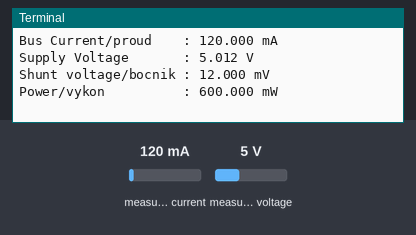
The program below on a simulated Raspberry Pi (BCM pin numbers). Shown: the last lines printed to the terminal. The inputs (shaded band) are chosen by the test bench; at power-on: measured current 120 mA, measured voltage 5 V. The clock reads 2024-03-15 10:24:30 at power-on unless the program sets it.

Above: at 1.2 s.
1.3 s: measured current set to 40 mA
At 2.6 s:
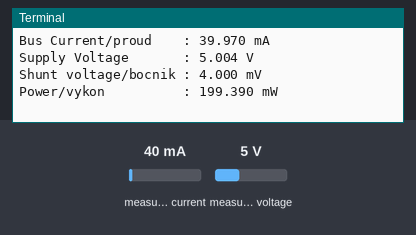
2.8 s: measured voltage set to 0.3 V
At 3.4 s:
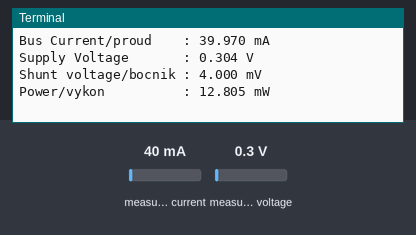
4.3 s: measured current set to 500 mA
At 5.4 s:
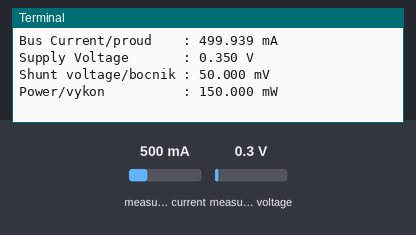
Timing chart, 0 to 7.3 s (numbered marks = the images above; inputs shaded):
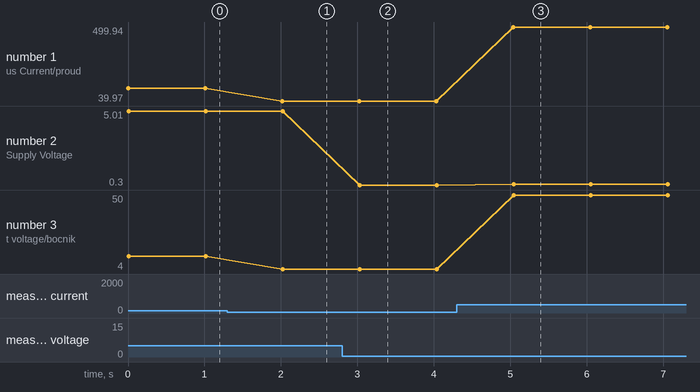

The program:

ina219.py
```python
# (licence header left out)
"""
This library supports the INA219 current and power monitor
from Texas Instruments with a Raspberry Pi using the I2C bus.

"""

import logging
import time
from math import trunc

import Adafruit_GPIO.I2C as I2C


class INA219:

    RANGE_16V = 0  # Range 0-16 volts
    RANGE_32V = 1  # Range 0-32 volts

    GAIN_1_40MV = 0  # Maximum shunt voltage 40mV
    GAIN_2_80MV = 1  # Maximum shunt voltage 80mV
    GAIN_4_160MV = 2  # Maximum shunt voltage 160mV
    GAIN_8_320MV = 3  # Maximum shunt voltage 320mV
    GAIN_AUTO = -1  # Determine gain automatically

    ADC_9BIT = 0  # 9-bit conversion time  84us.
    ADC_10BIT = 1  # 10-bit conversion time 148us.
    ADC_11BIT = 2  # 11-bit conversion time 2766us.
    ADC_12BIT = 3  # 12-bit conversion time 532us.
    ADC_2SAMP = 9  # 2 samples at 12-bit, conversion time 1.06ms.
    ADC_4SAMP = 10  # 4 samples at 12-bit, conversion time 2.13ms.
    ADC_8SAMP = 11  # 8 samples at 12-bit, conversion time 4.26ms.
    ADC_16SAMP = 12  # 16 samples at 12-bit,conversion time 8.51ms
    ADC_32SAMP = 13  # 32 samples at 12-bit, conversion time 17.02ms.
    ADC_64SAMP = 14  # 64 samples at 12-bit, conversion time 34.05ms.
    ADC_128SAMP = 15  # 128 samples at 12-bit, conversion time 68.10ms.

    __REG_CONFIG = 0x00
    __REG_SHUNTVOLTAGE = 0x01
    __REG_BUSVOLTAGE = 0x02
    __REG_POWER = 0x03
    __REG_CURRENT = 0x04
    __REG_CALIBRATION = 0x05

    __RST = 15
    __BRNG = 13
    __PG1 = 12
    __PG0 = 11
    __BADC4 = 10
    __BADC3 = 9
    __BADC2 = 8
    __BADC1 = 7
    __SADC4 = 6
    __SADC3 = 5
    __SADC2 = 4
    __SADC1 = 3
    __MODE3 = 2
    __MODE2 = 1
    __MODE1 = 0

    __OVF = 1
    __CNVR = 2

    __BUS_RANGE = [16, 32]
    __GAIN_VOLTS = [0.04, 0.08, 0.16, 0.32]

    __CONT_SH_BUS = 7

    __AMP_ERR_MSG = ('Expected current %.3fA is greater '
                     'than max possible current %.3fA')
    __RNG_ERR_MSG = ('Expected amps %.2fA, out of range, use a lower '
                     'value shunt resistor')
    __VOLT_ERR_MSG = ('Invalid voltage range, must be one of: '
                      'RANGE_16V, RANGE_32V')

    __LOG_MSG_1 = ('shunt ohms: %.3f, bus max volts: %d, '
                   'shunt volts max: %.2f%s, '
                   'bus ADC: %d, shunt ADC: %d')
    __LOG_MSG_2 = ('calibrate called with: bus max volts: %dV, '
                   'max shunt volts: %.2fV%s')
    __LOG_MSG_3 = ('Current overflow detected - '
                   'attempting to increase gain')

    __SHUNT_MILLIVOLTS_LSB = 0.01  # 10uV
    __BUS_MILLIVOLTS_LSB = 4  # 4mV
    __CALIBRATION_FACTOR = 0.04096
    __MAX_CALIBRATION_VALUE = 0xFFFE  # Max value supported (65534 decimal)
    # In the spec (p17) the current LSB factor for the minimum LSB is
    # documented as 32767, but a larger value (100.1% of 32767) is used
    # to guarantee that current overflow can always be detected.
    __CURRENT_LSB_FACTOR = 32800

    def __init__(self, shunt_ohms, max_expected_amps=None,
                 busnum=None, address=0x40,
                 log_level=logging.ERROR):
        """ Construct the class passing in the resistance of the shunt
        resistor and the maximum expected current flowing through it in
        your system.

        Arguments:
        shunt_ohms -- value of shunt resistor in Ohms (mandatory).
        max_expected_amps -- the maximum expected current in Amps (optional).
        address -- the I2C address of the INA219, defaults
            to *0x40* (optional).
        log_level -- set to logging.DEBUG to see detailed calibration
            calculations (optional).
        """
        self._i2c = I2C.get_i2c_device(address=address, busnum=busnum)
        self._shunt_ohms = shunt_ohms
        self._max_expected_amps = max_expected_amps
        self._min_device_current_lsb = self._calculate_min_current_lsb()
        self._gain = None
        self._auto_gain_enabled = False
        self._voltage_range = None
        try:
            self._read_voltage_register()
        except Exception :
            raise RuntimeError("INA219 does not exist.")


    def configure(self, voltage_range=RANGE_32V, gain=GAIN_AUTO,
                  bus_adc=ADC_12BIT, shunt_adc=ADC_12BIT):
        """ Configures and calibrates how the INA219 will take measurements.

        Arguments:
        voltage_range -- The full scale voltage range, this is either 16V
            or 32V represented by one of the following constants;
            RANGE_16V, RANGE_32V (default).
        gain -- The gain which controls the maximum range of the shunt
            voltage represented by one of the following constants;
            GAIN_1_40MV, GAIN_2_80MV, GAIN_4_160MV,
            GAIN_8_320MV, GAIN_AUTO (default).
        bus_adc -- The bus ADC resolution (9, 10, 11, or 12-bit) or
            set the number of samples used when averaging results
            represent by one of the following constants; ADC_9BIT,
            ADC_10BIT, ADC_11BIT, ADC_12BIT (default),
            ADC_2SAMP, ADC_4SAMP, ADC_8SAMP, ADC_16SAMP,
            ADC_32SAMP, ADC_64SAMP, ADC_128SAMP
        shunt_adc -- The shunt ADC resolution (9, 10, 11, or 12-bit) or
            set the number of samples used when averaging results
            represent by one of the following constants; ADC_9BIT,
            ADC_10BIT, ADC_11BIT, ADC_12BIT (default),
            ADC_2SAMP, ADC_4SAMP, ADC_8SAMP, ADC_16SAMP,
            ADC_32SAMP, ADC_64SAMP, ADC_128SAMP
        """
        self.__validate_voltage_range(voltage_range)
        self._voltage_range = voltage_range

        if self._max_expected_amps is not None:
            if gain == self.GAIN_AUTO:
                self._auto_gain_enabled = True
                self._gain = self._determine_gain(self._max_expected_amps)
            else:
                self._gain = gain
        else:
            if gain != self.GAIN_AUTO:
                self._gain = gain
            else:
                self._auto_gain_enabled = True
                self._gain = self.GAIN_1_40MV

        logging.info('gain set to %.2fV' % self.__GAIN_VOLTS[self._gain])

        logging.debug(
            self.__LOG_MSG_1 %
            (self._shunt_ohms, self.__BUS_RANGE[voltage_range],
             self.__GAIN_VOLTS[self._gain],
             self.__max_expected_amps_to_string(self._max_expected_amps),
             bus_adc, shunt_adc))

        self._calibrate(
            self.__BUS_RANGE[voltage_range], self.__GAIN_VOLTS[self._gain],
            self._max_expected_amps)
        self._configure(voltage_range, self._gain, bus_adc, shunt_adc)

    def voltage(self):
        """ Returns the bus voltage in volts. """
        value = self._voltage_register()
        return float(value) * self.__BUS_MILLIVOLTS_LSB / 1000

    def supply_voltage(self):
        """ Returns the bus supply voltage in volts. This is the sum of
        the bus voltage and shunt voltage. A DeviceRangeError
        exception is thrown if current overflow occurs."""
        return self.voltage() + (float(self.shunt_voltage()) / 1000)

    def current(self):
        """ Returns the bus current in milliamps. A DeviceRangeError
        exception is thrown if current overflow occurs."""
        self._handle_current_overflow()
        return self._current_register() * self._current_lsb * 1000

    def power(self):
        """ Returns the bus power consumption in milliwatts.
        A DeviceRangeError exception is thrown if current overflow occurs."""
        self._handle_current_overflow()
        return self._power_register() * self._power_lsb * 1000

    def shunt_voltage(self):
        """ Returns the shunt voltage in millivolts.
        A DeviceRangeError exception is thrown if current overflow occurs."""
        self._handle_current_overflow()
        return self._shunt_voltage_register() * self.__SHUNT_MILLIVOLTS_LSB

    def sleep(self):
        """ Put the INA219 into power down mode. """
        configuration = self._read_configuration()
        self._configuration_register(configuration & 0xFFF8)

    def wake(self):
        """ Wake the INA219 from power down mode """
        configuration = self._read_configuration()
        self._configuration_register(configuration | 0x0007)
        # 40us delay to recover from powerdown (p14 of spec)
        time.sleep(0.00004)

    def current_overflow(self):
        """ Returns true if the sensor has detect current overflow. In
        this case the current and power values are invalid."""
        return self._has_current_overflow()

    def reset(self):
        """ Reset the INA219 to its default configuration. """
        self._configuration_register(1 << self.__RST)

    def _handle_current_overflow(self):
        if self._auto_gain_enabled:
            while self._has_current_overflow():
                self._increase_gain()
        else:
            if self._has_current_overflow():
                raise DeviceRangeError(self.__GAIN_VOLTS[self._gain])

    def _determine_gain(self, max_expected_amps):
        shunt_v = max_expected_amps * self._shunt_ohms
        if shunt_v > self.__GAIN_VOLTS[3]:
            raise ValueError(self.__RNG_ERR_MSG % max_expected_amps)
        gain = min(v for v in self.__GAIN_VOLTS if v > shunt_v)
        return self.__GAIN_VOLTS.index(gain)

    def _increase_gain(self):
        logging.info(self.__LOG_MSG_3)
        gain = self._read_gain()
        if gain < len(self.__GAIN_VOLTS) - 1:
            gain = gain + 1
            self._calibrate(self.__BUS_RANGE[self._voltage_range],
                            self.__GAIN_VOLTS[gain])
            self._configure_gain(gain)
            # 1ms delay required for new configuration to take effect,
            # otherwise invalid current/power readings can occur.
            time.sleep(0.001)
        else:
            logging.info('Device limit reach, gain cannot be increased')
            raise DeviceRangeError(self.__GAIN_VOLTS[gain], True)

    def _configure(self, voltage_range, gain, bus_adc, shunt_adc):
        configuration = (
            voltage_range << self.__BRNG | gain << self.__PG0 |
            bus_adc << self.__BADC1 | shunt_adc << self.__SADC1 |
            self.__CONT_SH_BUS)
        self._configuration_register(configuration)

    def _calibrate(self, bus_volts_max, shunt_volts_max,
                   max_expected_amps=None):
        logging.info(self.__LOG_MSG_2 %
                     (bus_volts_max, shunt_volts_max,
                      self.__max_expected_amps_to_string(max_expected_amps)))

        max_possible_amps = shunt_volts_max / self._shunt_ohms

        logging.info("max possible current: %.3fA" %
                     max_possible_amps)

        self._current_lsb = \
            self._determine_current_lsb(max_expected_amps, max_possible_amps)
        logging.info("current LSB: %.3e A/bit" % self._current_lsb)

        self._power_lsb = self._current_lsb * 20
        logging.info("power LSB: %.3e W/bit" % self._power_lsb)

        max_current = self._current_lsb * 32767
        logging.info("max current before overflow: %.4fA" % max_current)

        max_shunt_voltage = max_current * self._shunt_ohms
        logging.info("max shunt voltage before overflow: %.4fmV" %
                     (max_shunt_voltage * 1000))

        calibration = trunc(self.__CALIBRATION_FACTOR /
                            (self._current_lsb * self._shunt_ohms))
        logging.info("calibration: 0x%04x (%d)" % (calibration, calibration))
        self._calibration_register(calibration)

    def _determine_current_lsb(self, max_expected_amps, max_possible_amps):
        if max_expected_amps is not None:
            if max_expected_amps > round(max_possible_amps, 3):
                raise ValueError(self.__AMP_ERR_MSG %
                                 (max_expected_amps, max_possible_amps))
            logging.info("max expected current: %.3fA" %
                         max_expected_amps)
            if max_expected_amps < max_possible_amps:
                current_lsb = max_expected_amps / self.__CURRENT_LSB_FACTOR
            else:
                current_lsb = max_possible_amps / self.__CURRENT_LSB_FACTOR
        else:
            current_lsb = max_possible_amps / self.__CURRENT_LSB_FACTOR

        if current_lsb < self._min_device_current_lsb:
            current_lsb = self._min_device_current_lsb
        return current_lsb

    def _configuration_register(self, register_value):
        logging.debug("configuration: 0x%04x" % register_value)
        self.__write_register(self.__REG_CONFIG, register_value)

    def _read_configuration(self):
        return self.__read_register(self.__REG_CONFIG)

    def _calculate_min_current_lsb(self):
        return self.__CALIBRATION_FACTOR / \
            (self._shunt_ohms * self.__MAX_CALIBRATION_VALUE)

    def _read_gain(self):
        configuration = self._read_configuration()
        gain = (configuration & 0x1800) >> self.__PG0
        logging.info("gain is currently: %.2fV" % self.__GAIN_VOLTS[gain])
        return gain

    def _configure_gain(self, gain):
        configuration = self._read_configuration()
        configuration = configuration & 0xE7FF
        self._configuration_register(configuration | (gain << self.__PG0))
        self._gain = gain
        logging.info("gain set to: %.2fV" % self.__GAIN_VOLTS[gain])

    def _calibration_register(self, register_value):
        logging.debug("calibration: 0x%04x" % register_value)
        self.__write_register(self.__REG_CALIBRATION, register_value)

    def _has_current_overflow(self):
        ovf = self._read_voltage_register() & self.__OVF
        return ovf == 1

    def _voltage_register(self):
        register_value = self._read_voltage_register()
        return register_value >> 3

    def _read_voltage_register(self):
        return self.__read_register(self.__REG_BUSVOLTAGE)

    def _current_register(self):
        return self.__read_register(self.__REG_CURRENT, True)

    def _shunt_voltage_register(self):
        return self.__read_register(self.__REG_SHUNTVOLTAGE, True)

    def _power_register(self):
        return self.__read_register(self.__REG_POWER)

    def __validate_voltage_range(self, voltage_range):
        if voltage_range > len(self.__BUS_RANGE) - 1:
            raise ValueError(self.__VOLT_ERR_MSG)

    def __write_register(self, register, register_value):
        register_bytes = self.__to_bytes(register_value)
        logging.debug(
            "write register 0x%02x: 0x%04x 0b%s" %
            (register, register_value,
             self.__binary_as_string(register_value)))
        self._i2c.writeList(register, register_bytes)

    def __read_register(self, register, negative_value_supported=False):
        if negative_value_supported:
            register_value = self._i2c.readS16BE(register)
        else:
            register_value = self._i2c.readU16BE(register)
        logging.debug(
            "read register 0x%02x: 0x%04x 0b%s" %
            (register, register_value,
             self.__binary_as_string(register_value)))
        return register_value

    def __to_bytes(self, register_value):
        return [(register_value >> 8) & 0xFF, register_value & 0xFF]

    def __binary_as_string(self, register_value):
        return bin(register_value)[2:].zfill(16)

    def __max_expected_amps_to_string(self, max_expected_amps):
        if max_expected_amps is None:
            return ''
        else:
            return ', max expected amps: %.3fA' % max_expected_amps


class DeviceRangeError(Exception):

    __DEV_RNG_ERR = ('Current out of range (overflow), '
                     'for gain %.2fV')

    def __init__(self, gain_volts, device_max=False):
        msg = self.__DEV_RNG_ERR % gain_volts
        if device_max:
            msg = msg + ', device limit reached'
        super(DeviceRangeError, self).__init__(msg)
        self.gain_volts = gain_volts
        self.device_limit_reached = device_max


# An example is given below.
if __name__ == "__main__":
    logging.basicConfig(
        level=logging.ERROR,
        format='%(asctime)s - %(levelname)s - INA219 %(message)s',
    )
    ina = INA219(shunt_ohms=0.1, max_expected_amps=3.0, address=0x44, log_level=logging.WARNING)
    ina.configure(voltage_range=ina.RANGE_32V, gain=ina.GAIN_AUTO, bus_adc=ina.ADC_128SAMP, shunt_adc=ina.ADC_128SAMP)

    while 1:
        try:
            print("Bus Voltage/vstup    : %.3f V" % ina.voltage())
            print("Bus Current/proud    : %.3f mA" % ina.current())
            print("Supply Voltage       : %.3f V" % ina.supply_voltage())
            print("Shunt voltage/bocnik : %.3f mV" % ina.shunt_voltage())
            print("Power/vykon          : %.3f mW" % ina.power())
            print("")
        except DeviceRangeError as e:
            # Current out of device range with specified shunt resister
            print(e)
        time.sleep(1)
```

Measured:
- after the input at 1.3 s, the terminal: prints a new line after 0.72 s (image 1)
- after the input at 2.8 s, the terminal: prints a new line after 0.23 s (image 2)
- after the input at 4.3 s, the terminal: prints a new line after 0.74 s (image 3)
- plotted number 1: 120 → 39.97 after the input at 1.3 s, 39.97 → 499.94 after the input at 4.3 s
- plotted number 2: 5.01 → 5 after the input at 1.3 s, 5 → 0.3 after the input at 2.8 s, 0.3 → 0.35 after the input at 4.3 s
- plotted number 3: 12 → 4 after the input at 1.3 s, 4 → 50 after the input at 4.3 s
